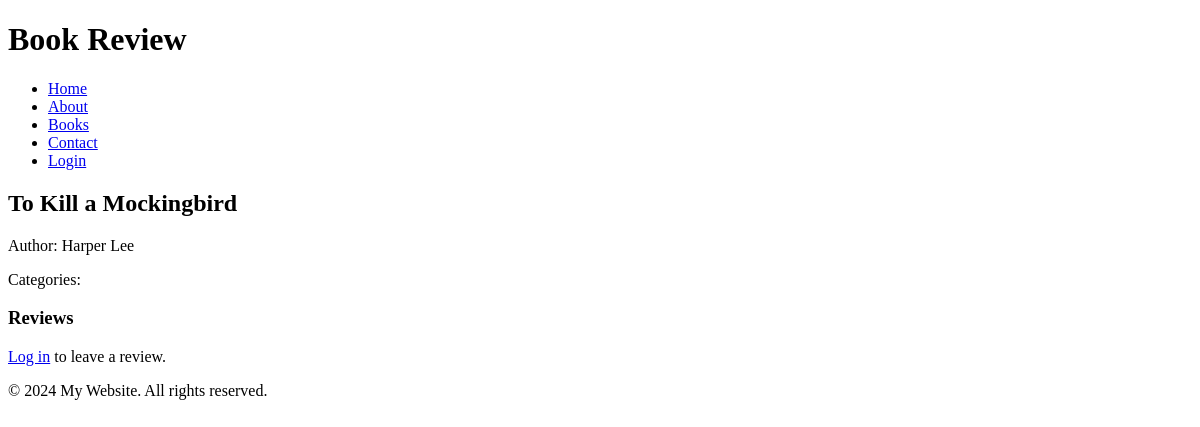
Before: /book/1 with the older database file.
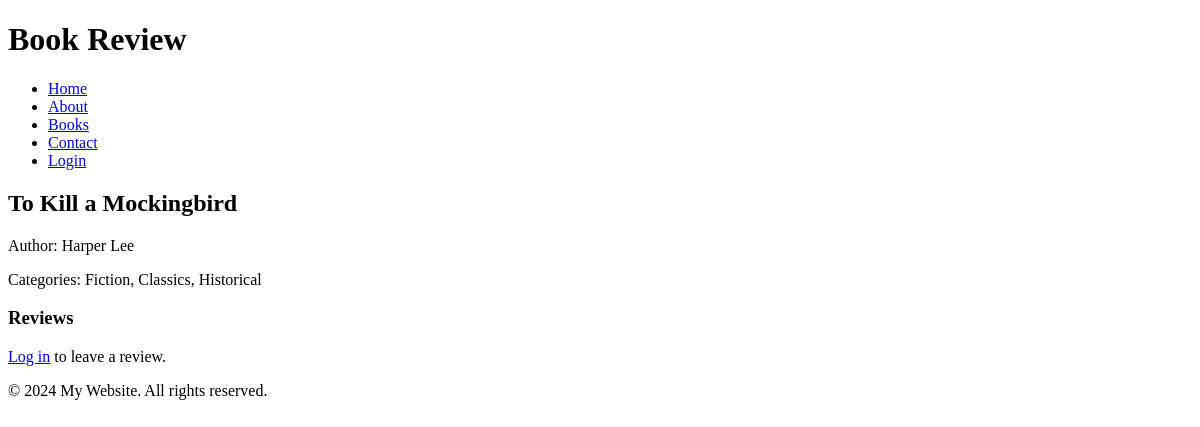
After: the same page with the newer database file.
### models.py (models this page shows)
class Book(db.Model):
    __tablename__ = 'books'
    book_id = db.Column(db.Integer, primary_key=True)
    title = db.Column(db.String(255), nullable=False)
    author = db.Column(db.String(255), nullable=False)
    published_date = db.Column(db.Date)
    isbn = db.Column(db.String(13), unique=True)
    summary = db.Column(db.Text)
    cover_image_url = db.Column(db.String(255))
    created_at = db.Column(db.DateTime, default=datetime.utcnow)
    reviews = db.relationship('Review', backref='book', lazy=True)
    categories = db.relationship('BookCategory', backref='book', lazy=True)

class BookCategory(db.Model):
    __tablename__ = 'book_categories'
    book_id = db.Column(db.Integer, db.ForeignKey('books.book_id'), primary_key=True, nullable=False)
    category_id = db.Column(db.Integer, db.ForeignKey('categories.category_id'), primary_key=True, nullable=False)

class Category(db.Model):
    __tablename__ = 'categories'
    category_id = db.Column(db.Integer, primary_key=True)
    category_name = db.Column(db.String(50), nullable=False, unique=True)
    books = db.relationship('BookCategory', backref='category', lazy=True)

### app.py (the view, shortened to what this page needs)
@app.route('/book/<int:book_id>', methods=['GET', 'POST'])
def book_detail(book_id):
    book = Book.query.get_or_404(book_id)
    form = ReviewForm()
    return render_template('book_detail.html', book=book, form=form)

### app.py (called while the page is built)
@app.context_processor
def inject_current_year():
    return {'current_year': datetime.now().year}

### templates/book_detail.html (shortened to what this page needs)
{% extends "base.html" %}
{% block content %}
<h2>{{ book.title }}</h2>
<p>Author: {{ book.author }}</p>
<p>Categories:
    {% for book_category in book.categories %}
        {{ book_category.category.category_name }}{% if not loop.last %}, {% endif %}
    {% endfor %}
</p>
<h3>Reviews</h3>
{% if current_user.is_authenticated %}
    <h3>Leave a Review</h3>
    <form method="POST" action="{{ url_for('book_detail', book_id=book.book_id) }}">
        {{ form.hidden_tag() }}
        {{ form.rating.label }}<br>
        {{ form.rating(size=32) }}<br>
        {{ form.review_text.label }}<br>
        {{ form.review_text(rows=5, cols=40) }}<br>
        {{ form.submit() }}
    </form>
{% else %}
    <p><a href="{{ url_for('login') }}">Log in</a> to leave a review.</p>
{% endif %}
{% endblock %}

### templates/base.html (shortened to what this page needs)
<!DOCTYPE html>
<html>
<head>
    <link rel="stylesheet" href="{{ url_for('static', filename='css/style.css') }}">
</head>
<body>
    <header>
        <h1>Book Review</h1>
    </header>
    <nav>
        <ul>
            <li><a href="{{ url_for('home') }}">Home</a></li>
            <li><a href="{{ url_for('about') }}">About</a></li>
            <li><a href="{{ url_for('books') }}">Books</a></li>
            <li><a href="{{ url_for('contact') }}">Contact</a></li>
            {% if current_user.is_authenticated %}
                <li><a href="{{ url_for('add_book') }}">Add Book</a></li>
                <li><a href="{{ url_for('logout') }}">Logout</a></li>
            {% else %}
                <li><a href="{{ url_for('login') }}">Login</a></li>
            {% endif %}
        </ul>
    </nav>
    <main>
        {% block content %}{% endblock %}
    </main>
    <footer>
        <p>&copy; {{ current_year }} My Website. All rights reserved.</p>
    </footer>
</body>
</html>

Changed rows visible on the page:
added BookCategory: category.category_name "Fiction"
added BookCategory: category.category_name "Classics"
added BookCategory: category.category_name "Historical"
